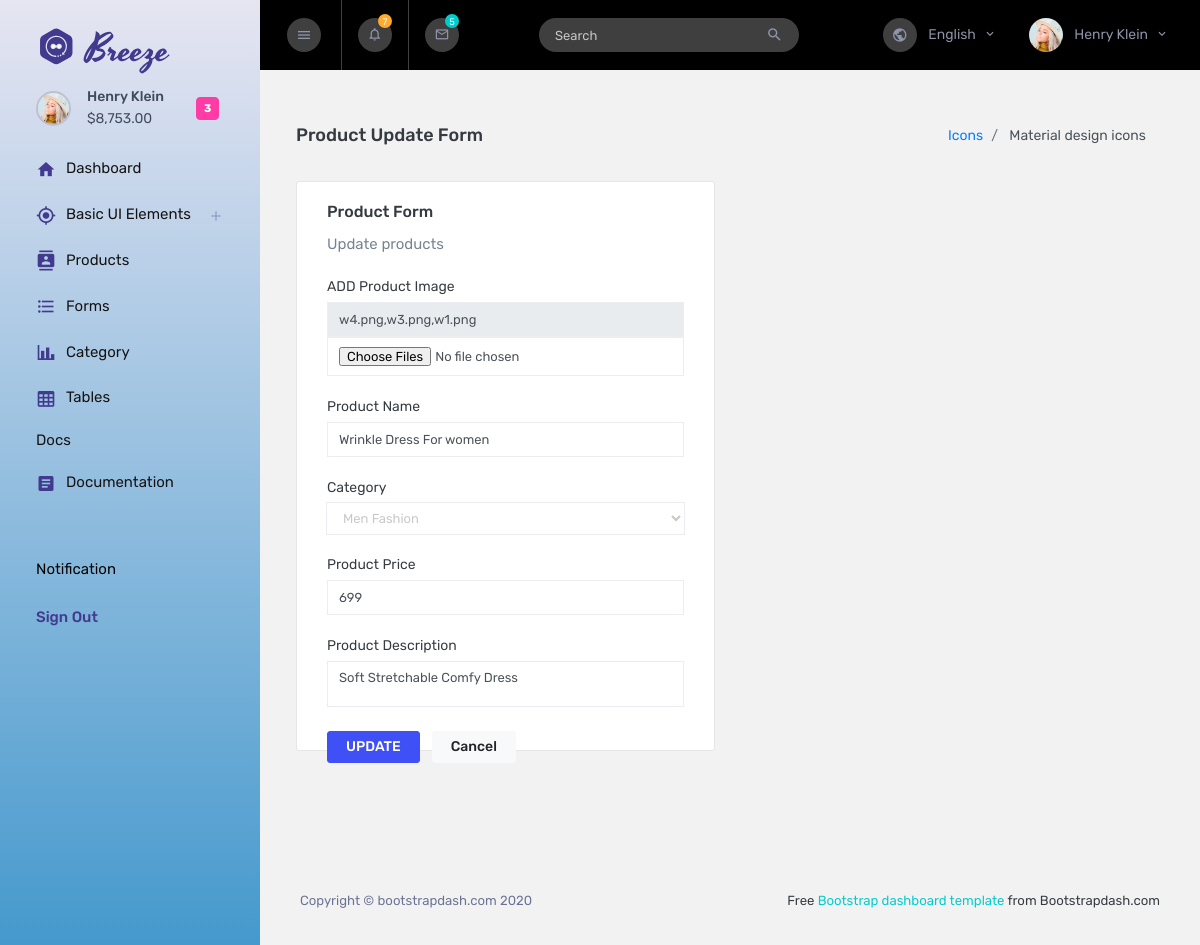
Page /multishop-1.0.0/backend/template/pages/icons/pupdate.php?id=1 (signed in) on the committed database.
### tables this page shows
CREATE TABLE `product` (
  `id` int(11) NOT NULL,
  `img` text NOT NULL,
  `pname` text NOT NULL,
  `price` int(11) NOT NULL,
  `category` text NOT NULL,
  `details` text NOT NULL
);

### multishop-1.0.0/backend/template/pages/icons/pupdate.php (the view, shortened to what this page needs)
<!DOCTYPE html>
<html lang="en">
  <head>
    <link rel="stylesheet" href="../../assets/vendors/mdi/css/materialdesignicons.min.css" />
    <link rel="stylesheet" href="../../assets/vendors/flag-icon-css/css/flag-icon.min.css" />
    <link rel="stylesheet" href="../../assets/vendors/css/vendor.bundle.base.css" />
    <link rel="stylesheet" href="../../assets/css/style.css" />
  </head>
  <body>
    <div class="container-scroller">
      <nav class="sidebar sidebar-offcanvas" id="sidebar">
        <div class="text-center sidebar-brand-wrapper d-flex align-items-center">
          <a class="sidebar-brand brand-logo" href="../../index.php"><img src="../../assets/images/logo.svg" alt="logo" /></a>
        </div>
        <ul class="nav">
          <li class="nav-item nav-profile">
            <a href="#" class="nav-link">
              <div class="nav-profile-image">
                <img src="../../assets/images/faces/face1.jpg" alt="profile" />
              </div>
              <div class="nav-profile-text d-flex flex-column pr-3">
                <span class="font-weight-medium mb-2">Henry Klein</span>
                <span class="font-weight-normal">$8,753.00</span>
              </div>
              <span class="badge badge-danger text-white ml-3 rounded">3</span>
            </a>
          </li>
          <li class="nav-item">
            <a class="nav-link" href="../../index.php">
              <i class="mdi mdi-home menu-icon"></i>
              <span class="menu-title">Dashboard</span>
            </a>
          </li>
          <li class="nav-item">
            <a class="nav-link" data-toggle="collapse" href="#ui-basic" aria-expanded="false" aria-controls="ui-basic">
              <i class="mdi mdi-crosshairs-gps menu-icon"></i>
              <span class="menu-title">Basic UI Elements</span>
              <i class="menu-arrow"></i>
            </a>
          </li>
          <li class="nav-item">
            <a class="nav-link" href="../../pages/icons/mdi.php">
              <i class="mdi mdi-contacts menu-icon"></i>
              <span class="menu-title">Products</span>
            </a>
          </li>
          <li class="nav-item">
            <a class="nav-link" href="../../pages/forms/basic_elements.html">
              <i class="mdi mdi-format-list-bulleted menu-icon"></i>
              <span class="menu-title">Forms</span>
            </a>
          </li>
          <li class="nav-item">
            <a class="nav-link" href="../../pages/charts/chartjs.php">
              <i class="mdi mdi-chart-bar menu-icon"></i>
              <span class="menu-title">Category</span>
            </a>
          </li>
          <li class="nav-item">
            <a class="nav-link" href="../../pages/tables/basic-table.html">
              <i class="mdi mdi-table-large menu-icon"></i>
              <span class="menu-title">Tables</span>
            </a>
          </li>
          <li class="nav-item">
            <span class="nav-link" href="#">
              <span class="menu-title">Docs</span>
            </span>
          </li>
          <li class="nav-item">
            <a class="nav-link" href="https://www.bootstrapdash.com/demo/breeze-free/documentation/documentation.html">
              <i class="mdi mdi-file-document-box menu-icon"></i>
              <span class="menu-title">Documentation</span>
            </a>
          </li>
          <li class="nav-item sidebar-actions">
            <div class="nav-link">
              <div class="mt-4">
                <div class="border-none">
                  <p class="text-black">Notification</p>
                </div>
                <ul class="mt-4 pl-0">
                  <li>Sign Out</li>
                </ul>
              </div>
            </div>
          </li>
        </ul>
      </nav>
      <div class="container-fluid page-body-wrapper">
        <nav class="navbar col-lg-12 col-12 p-lg-0 fixed-top d-flex flex-row">
          <div class="navbar-menu-wrapper d-flex align-items-stretch justify-content-between">
            <button class="navbar-toggler navbar-toggler align-self-center mr-2" type="button" data-toggle="minimize">
              <i class="mdi mdi-menu"></i>
            </button>
            <ul class="navbar-nav">
              <li class="nav-item dropdown">
                <a class="nav-link count-indicator dropdown-toggle" id="notificationDropdown" href="#" data-toggle="dropdown">
                  <i class="mdi mdi-bell-outline"></i>
                  <span class="count count-varient1">7</span>
                </a>
              </li>
              <li class="nav-item dropdown d-none d-sm-flex">
                <a class="nav-link count-indicator dropdown-toggle" id="messageDropdown" href="#" data-toggle="dropdown">
                  <i class="mdi mdi-email-outline"></i>
                  <span class="count count-varient2">5</span>
                </a>
              </li>
              <li class="nav-item nav-search border-0 ml-1 ml-md-3 ml-lg-5 d-none d-md-flex">
                <form class="nav-link form-inline mt-2 mt-md-0">
                  <div class="input-group">
                    <input type="text" class="form-control" placeholder="Search" />
                    <div class="input-group-append">
                      <span class="input-group-text">
                        <i class="mdi mdi-magnify"></i>
                      </span>
                    </div>
                  </div>
                </form>
              </li>
            </ul>
            <ul class="navbar-nav navbar-nav-right ml-lg-auto">
              <li class="nav-item dropdown d-none d-xl-flex border-0">
                <a class="nav-link dropdown-toggle" id="languageDropdown" href="#" data-toggle="dropdown">
                  <i class="mdi mdi-earth"></i> English </a>
              </li>
              <li class="nav-item nav-profile dropdown border-0">
                <a class="nav-link dropdown-toggle" id="profileDropdown" href="#" data-toggle="dropdown">
                  <img class="nav-profile-img mr-2" alt="" src="../../assets/images/faces/face1.jpg" />
                  <span class="profile-name">Henry Klein</span>
                </a>
              </li>
            </ul>
          </div>
        </nav>
        <div class="main-panel">
          <div class="content-wrapper">
            <div class="page-header">
              <h3 class="page-title">Product Update Form</h3>
              <nav aria-label="breadcrumb">
                <ol class="breadcrumb">
                  <li class="breadcrumb-item"><a href="#">Icons</a></li>
                  <li class="breadcrumb-item active" aria-current="page"> Material design icons </li>
                </ol>
              </nav>
            </div>
        <?php
          $con=mysqli_connect("localhost","root","","task");
          $id=$_GET['id'];
          $sql="select * from product where id=$id";
          $rs1=mysqli_query($con,$sql);
          while($rw1=mysqli_fetch_row($rs1))
          {
            $img=$rw1[1];
            $pname=$rw1[2];
            $price=$rw1[3];
            $descr=$rw1[5];
          }
          ?>
            <div class="row">
            <div class="col-md-6 grid-margin stretch-card">
                <div class="card" style="height: 570px;">
                  <div class="card-body">
                    <h4 class="card-title">Product form</h4>
                    <p class="card-description">Update products </p>
                    <form class="forms-sample" action="" method="post" enctype="multipart/form-data">
                      <div class="form-group">
                        <label for="exampleInputUsername1">ADD Product Image</label>
                        <input type="text" class="form-control" id="exampleInputEmail1" value="<?php echo $img;?>" name="pname" disabled />
                        <input type="file" class="form-control" id="exampleInputUsername1" placeholder="Images" name="images[]" multiple/>
                      </div>
                      <div class="form-group">
                        <label for="exampleInputEmail1">Product Name</label>
                        <input type="text" class="form-control" id="exampleInputEmail1" value="<?php echo $pname;?>" name="pname" />
                      </div>
                      <div class="form-group">
                        <label for="exampleInputConfirmPassword1">Category</label>
                        <select name="cate" class='form-control' id='exampleInputConfirmPassword1'>
                          <?php
                          $con=mysqli_connect("localhost","root","","task");
                          $sql="select * from category";
                          $rs=mysqli_query($con,$sql);
                          while($rw=mysqli_fetch_row($rs))
                          {
                            echo "<option value=$rw[0]>$rw[1]</option>";
                          }
                          ?>
                           </select>
                      </div>
                      <div class="form-group">
                        <label for="exampleInputPassword1">Product Price</label>
                        <input type="number" class="form-control" id="exampleInputPassword1" name="price" value="<?php echo $price?>" />
                      </div>
                      <div class="form-group">
                        <label for="exampleInputPassword1">Product Description</label>
                        <textarea type="number" class="form-control" id="exampleInputPassword1" name="description" value="<?php echo $descr?>"><?php echo $descr?></textarea>
                      </div>
                      <button type="submit" class="btn btn-primary mr-2" name="btn"> UPDATE </button>
                      <button class="btn btn-light">Cancel</button>
                    </form>
                  </div>
                </div>
              </div>
              <div class="col-md-6 grid-margin stretch-card">
              </div>
            </div>
            <div class="row">
              <div class="col-lg-12 grid-margin">
              </div>
            </div>
          </div>
          <footer class="footer">
            <div class="d-sm-flex justify-content-center justify-content-sm-between">
              <span class="text-muted d-block text-center text-sm-left d-sm-inline-block">Copyright © bootstrapdash.com 2020</span>
              <span class="float-none float-sm-right d-block mt-1 mt-sm-0 text-center"> Free <a href="https://www.bootstrapdash.com/" target="_blank">Bootstrap dashboard template</a> from Bootstrapdash.com</span>
            </div>
          </footer>
        </div>
      </div>
    </div>
  </body>
</html>

### rows in the picture
product: pname "w4.png,w3.png,w1.png", pname "Wrinkle Dress For women", price "699", description "Soft Stretchable Comfy Dress"

### other values in the picture
form field cate "Men Fashion"
